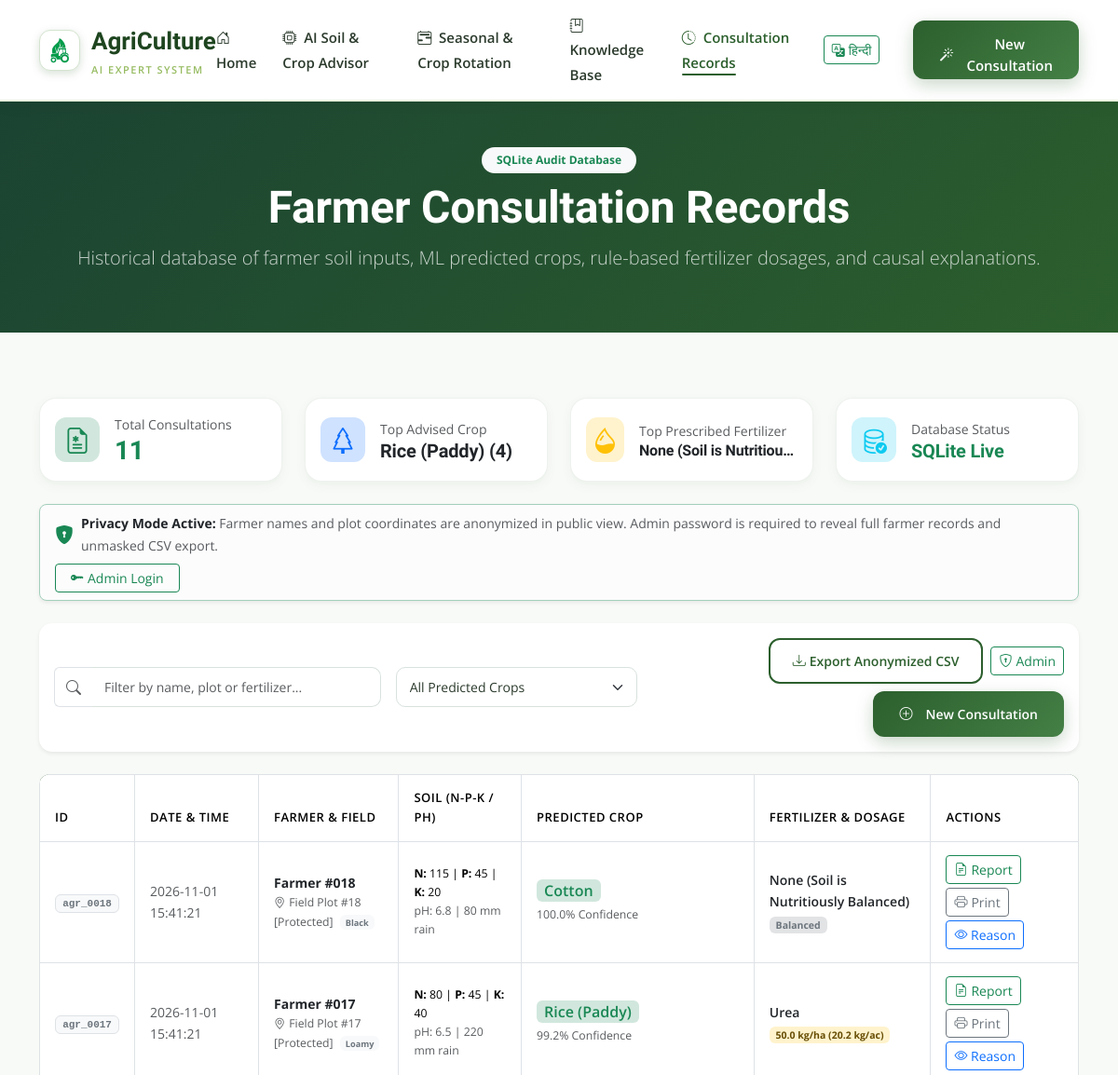
The app's page /history (upper part), older data.
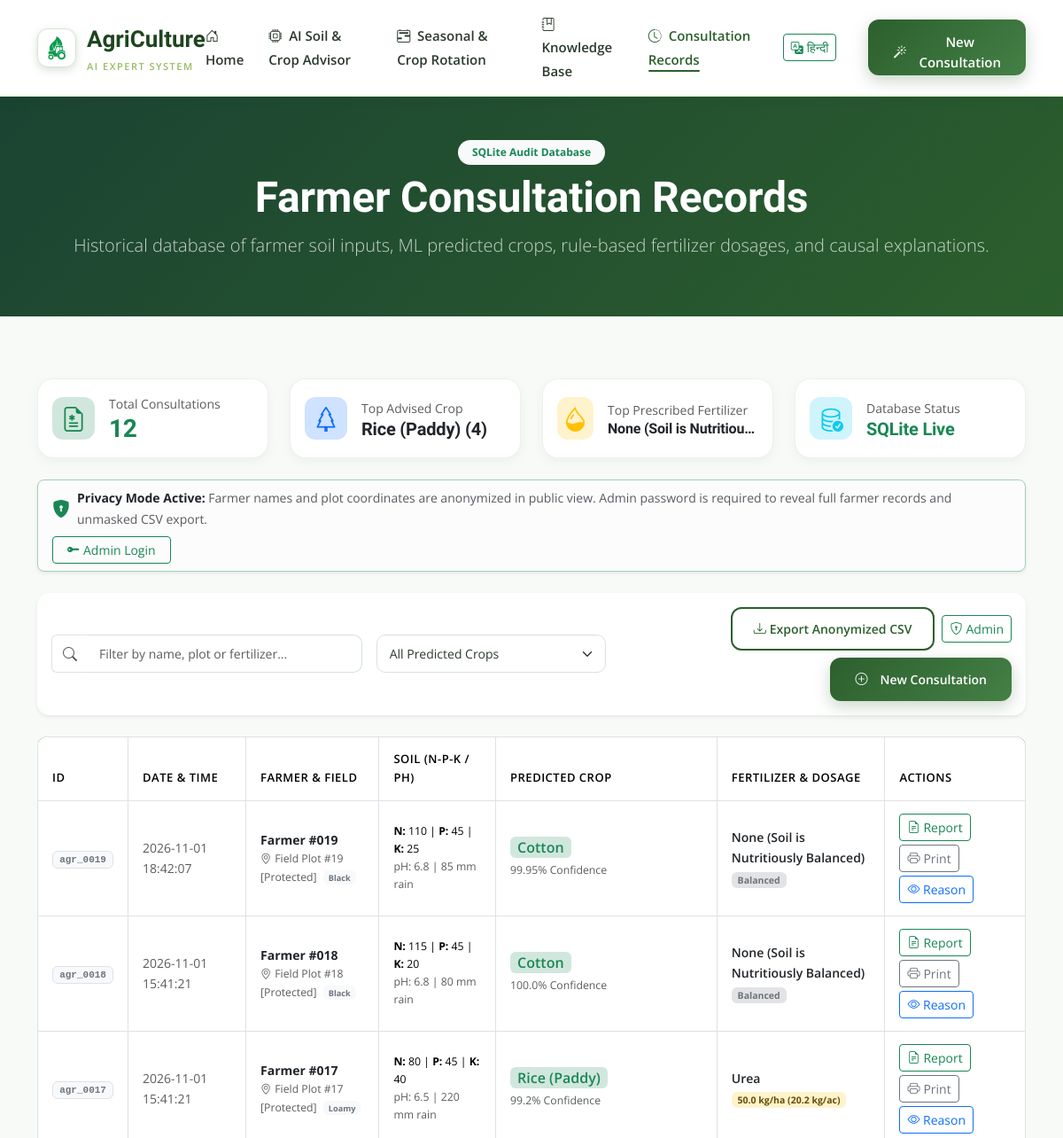
The same page, newer data.
### tables this page shows
CREATE TABLE recommendations_history (
                    id INTEGER PRIMARY KEY AUTOINCREMENT,
                    timestamp TEXT NOT NULL,
                    farmer_name TEXT DEFAULT 'Farmer',
                    location TEXT DEFAULT 'Farm Field #1',
                    soil_type TEXT DEFAULT 'Alluvial/Loamy',
                    N REAL NOT NULL,
                    P REAL NOT NULL,
                    K REAL NOT NULL,
                    ph REAL NOT NULL,
                    temperature REAL NOT NULL,
                    humidity REAL NOT NULL,
                    rainfall REAL NOT NULL,
                    predicted_crop TEXT NOT NULL,
                    confidence REAL NOT NULL,
                    recommended_fertilizer TEXT NOT NULL,
                    dosage_kg_ha REAL NOT NULL,
                    dosage_kg_acre REAL NOT NULL,
                    explanation TEXT NOT NULL,
                    fired_rules_json TEXT,
                    nutrient_gaps_json TEXT
                );

### app.py (the view)
@app.route('/history')
def history():
    is_admin = check_is_admin()
    records = db.fetch_history(limit=100, anonymize=(not is_admin))
    stats = db.get_statistics()
    return render_template('history.html', history=records, stats=stats, is_admin=is_admin)

### app.py (called while the page is built)
def check_is_admin():
    from flask import session
    if session.get('is_admin') is True:
        return True
    if request.cookies.get('admin_session') == 'active':
        return True
    auth_header = request.headers.get('X-Admin-Password')
    if auth_header and auth_header == ADMIN_PASSWORD:
        return True
    url_key = request.args.get('key') or request.args.get('password') or request.args.get('admin_key')
    if url_key and url_key == ADMIN_PASSWORD:
        return True
    return False

@app.context_processor
def inject_global_data():
    return {
        'crop_count': len(kb.crop_requirements),
        'rule_count': len(kb.rules),
        'fert_count': len(kb.fertilizers),
        'crop_dict': kb.crop_requirements,
        'all_crops': kb.get_all_crops(),
        'crop_icons': CROP_ICONS
    }

### crop_expert_system/database.py (called while the page is built)
    def get_connection(self):
        conn = sqlite3.connect(self.db_path)
        conn.row_factory = sqlite3.Row
        return conn

### crop_expert_system/knowledge_base.py (called while the page is built)
    def get_all_crops(self) -> List[str]:
        return sorted(list(self.crop_requirements.keys()))

### templates/history.html (shortened to what the changed rows need)
<!DOCTYPE html>
<html lang="en">
<head>
  <link href="https://cdn.jsdelivr.net/npm/bootstrap@5.3.3/dist/css/bootstrap.min.css" rel="stylesheet">
  <link href="https://cdn.jsdelivr.net/npm/bootstrap-icons@1.11.3/font/bootstrap-icons.min.css" rel="stylesheet">
  <link href="/static/assets/css/main.css?v=2.2" rel="stylesheet">
</head>
<body>
  <section class="py-5" style="background: linear-gradient(135deg, #1b4332, #2c5f2d); color: #fff;">
    <div class="container text-center">
      <h1 class="display-5 fw-bold text-white mb-2">Farmer Consultation Records</h1>
    </div>
  </section>
  <section class="section">
    <div class="container">
      <div class="row g-4 mb-4">
        <div class="col-lg-3 col-sm-6">
          <div class="expert-card p-3 d-flex align-items-center gap-3">
            <div>
              <div class="text-muted small">Total Consultations</div>
              <h3 class="fw-bold mb-0 text-success">{{ stats.total_recommendations }}</h3>
            </div>
          </div>
        </div>
      </div>
      <div class="table-responsive">
        <table class="table table-bordered table-custom responsive-card-table align-middle" id="historyTable">
          <thead>
            <tr>
              <th style="width: 5%;">ID</th>
              <th style="width: 14%;">Date & Time</th>
              <th style="width: 16%;">Farmer & Field</th>
              <th style="width: 15%;">Soil (N-P-K / pH)</th>
              <th style="width: 15%;">Predicted Crop</th>
              <th style="width: 18%;">Fertilizer & Dosage</th>
              <th style="width: 17%;">Actions</th>
            </tr>
          </thead>
          <tbody>
            {% for item in history %}
            <tr class="history-row" data-search="{{ item.farmer_name|lower }} {{ item.location|lower }} {{ item.predicted_crop|lower }} {{ item.recommended_fertilizer|lower }}">
              <td data-label="ID"><span class="badge bg-light text-secondary border font-monospace" style="font-size: 11px;">{{ item.report_id if item.report_id else ('#' ~ item.id) }}</span></td>
              <td data-label="Date & Time" class="small text-muted">{{ item.timestamp }}</td>
              <td data-label="Farmer & Field">
                <div class="fw-bold text-dark">{{ item.farmer_name }}</div>
                <div class="small text-muted"><i class="bi bi-geo-alt me-1"></i>{{ item.location }} <span class="badge bg-light text-secondary ms-1">{{ item.soil_type }}</span></div>
              </td>
              <td data-label="Soil Chemistry">
                <div class="small">
                  <strong>N:</strong> {{ item.N|int }} | <strong>P:</strong> {{ item.P|int }} | <strong>K:</strong> {{ item.K|int }}
                </div>
                <div class="small text-muted">
                  pH: {{ item.ph }} | {{ item.rainfall|int }} mm rain
                </div>
              </td>
              <td data-label="Predicted Crop">
                <span class="badge bg-success-subtle text-success fs-6 fw-semibold px-2 py-1">
                  {{ item.predicted_crop }}
                </span>
                <div class="small text-muted mt-1">{{ item.confidence }}% Confidence</div>
              </td>
              <td data-label="Fertilizer & Dose">
                <div class="fw-semibold text-dark">{{ item.recommended_fertilizer }}</div>
                {% if item.dosage_kg_ha > 0 %}
                <span class="badge bg-warning-subtle text-warning-emphasis">
                  {{ item.dosage_kg_ha }} kg/ha ({{ item.dosage_kg_acre }} kg/ac)
                </span>
                {% else %}
                <span class="badge bg-secondary-subtle text-secondary">Balanced</span>
                {% endif %}
              </td>
              <td data-label="Actions">
                <div class="d-flex gap-1 flex-wrap">
                  <a href="/report/{{ item.report_id if item.report_id else item.id }}" target="_blank" class="btn btn-sm btn-outline-success" title="View Advisory Report">
                    <i class="bi bi-file-earmark-text me-1"></i>Report
                  </a>
                  <a href="/report/{{ item.report_id if item.report_id else item.id }}?autoprint=1" target="_blank" class="btn btn-sm btn-outline-secondary" title="Direct Print Report">
                    <i class="bi bi-printer me-1"></i>Print
                  </a>
                  <button class="btn btn-sm btn-outline-primary" onclick="showExplanationModal('{{ item.id }}', '{{ item.farmer_name }}', '{{ item.predicted_crop }}', {{ item.explanation|tojson|safe }})" title="View Reasoning">
                    <i class="bi bi-eye"></i> Reason
                  </button>
                </div>
              </td>
            </tr>
            {% endfor %}
          </tbody>
        </table>
      </div>
    </div>
  </section>
</body>
</html>

Row changes from the older to the newer data that the page shows:
added recommendations_history: report_id "agr_0019", timestamp "2026-11-01 18:42:07", farmer_name "Farmer #019", location "Field Plot #19 [Protected]", soil_type "Black", N "110", P "45", K "25", ph "6.8", rainfall "85", predicted_crop "Cotton", confidence "99.95", recommended_fertilizer "None (Soil is Nutritiously Balanced)", dosage_kg_ha "Balanced"
Text that changed along with them:
{{ stats.total_recommendations }}: "11" → "12"
